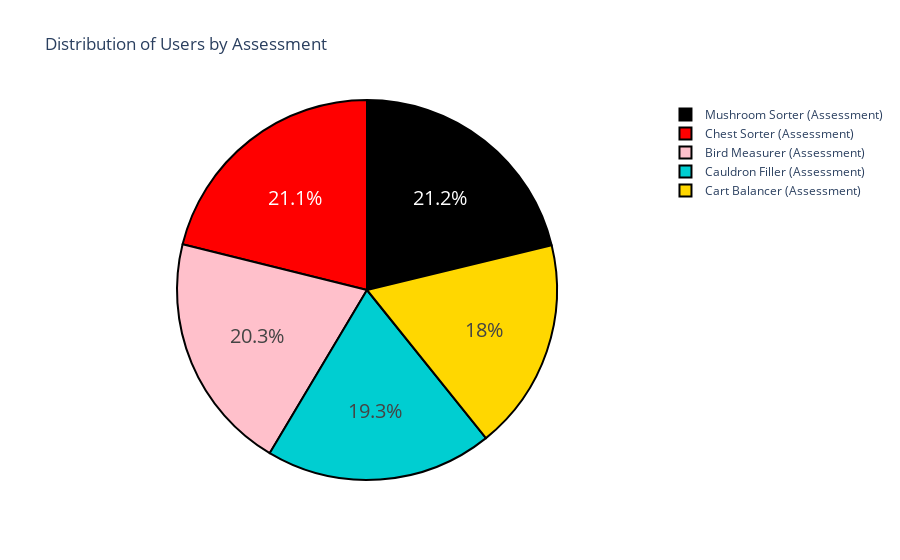

The notebook cell this image was saved under:
### Markdown cell above
# Explore titles

### Code cell
title_grp = assess.groupby(['title'])['installation_id'].count().reset_index()
display(title_grp)
fig = go.Figure(data = [go.Pie(labels = title_grp.title,values = title_grp.installation_id)])

fig.update_traces(hoverinfo='label+value', textinfo='percent', textfont_size=20,
                  marker=dict(colors=colors, line=dict(color='#000000', width=2)))

fig.update_layout(title='Distribution of Users by Assessment')

fig.show()

### Figure 1 — Plotly figure (JSON) as saved in the notebook; plotly's stock layout.template omitted (floating-point values rounded to 4 significant figures)
{"data": [{"hoverinfo": "label+value", "labels": ["Bird Measurer (Assessment)", "Cart Balancer (Assessment)", "Cauldron Filler (Assessment)", "Chest Sorter (Assessment)", "Mushroom Sorter (Assessment)"], "marker": {"colors": ["pink", "gold", "darkturquoise", "red", "black"], "line": {"color": "#000000", "width": 2}}, "textfont": {"size": 20}, "textinfo": "percent", "type": "pie", "values": [145426, 128950, 138434, 151362, 152005]}], "layout": {"title": {"text": "Distribution of Users by Assessment"}}}
